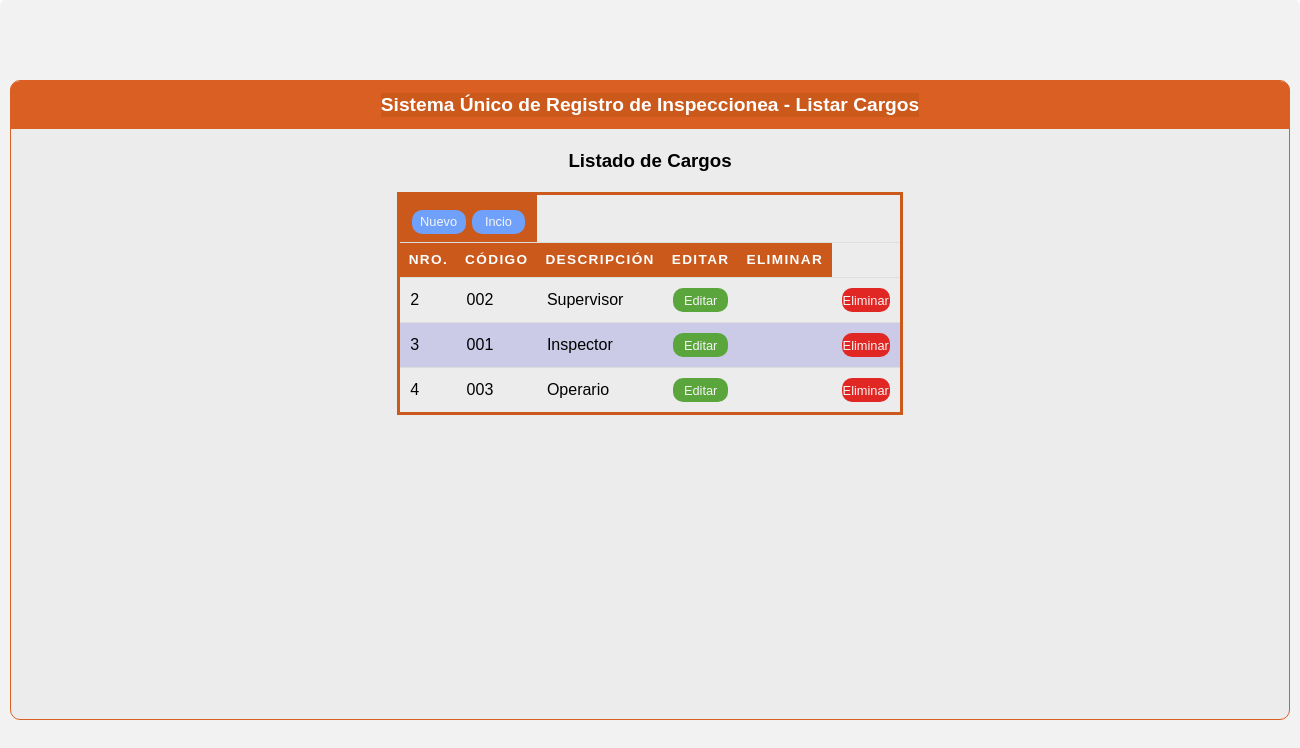
Screenshot of /vistas/cargos/cargoslist.php with the database file from the repository.
### tables this page shows
CREATE TABLE `cargos` (
  `car_id` int(11) NOT NULL,
  `car_codigo` varchar(5) NOT NULL,
  `car_descripcion` varchar(30) NOT NULL
);

### controlador/CargoController.php (called while the page is built, shortened)
<?php
require_once('../../modelo/CargoModel.php');
class CargoController {
	private $model;
	public function __construct() {
		$this->model = new CargoModel();
	}
	public function read( $car_id = '' ) {
		return $this->model->read($car_id);
	}
}

### modelo/ModelConexion.php (called while the page is built, shortened)
<?php
abstract class ModelConexion{
	private static $db_host = 'localhost';
	private static $db_user = 'root';
	private static $db_pass = '';
	private static $db_name = 'suri';
	private static $db_charset = 'utf8';
	private $conn;
	protected $query;
	protected $rows = array();
	private function db_open() {
		$this->conn = new mysqli(
			self::$db_host,
			self::$db_user,
			self::$db_pass,
			self::$db_name
		);
		$this->conn->set_charset(self::$db_charset);
	}
	protected function get_query() {
		$result = $this->conn->query($this->query);
		while( $this->rows[] = $result->fetch_assoc() );
		return array_pop($this->rows);
	}
}
?>

### modelo/CargoModel.php (called while the page is built, shortened)
<?php
require_once('ModelConexion.php');
class CargoModel extends ModelConexion {
	public function read( $car_id = '' ) {
		$this->query = ($car_id != '')
			?"SELECT * FROM cargos WHERE car_id = $car_id"
			:"SELECT * FROM cargos";
		$this->get_query();
		$data = array();
		foreach ($this->rows as $key => $value) {
			array_push($data, $value);
		}
		return $data;
	}
}

### vistas/cargos/cargoslist.php (the view, shortened to what this page needs)
<?php
require_once('../../controlador/CargoController.php');
$cargos_controller = new CargoController();
$cargos = $cargos_controller->read();
?>
<!DOCTYPE html>
<html lang="en">
<head>
  <link rel="stylesheet" href="../../public/estilos.css">
</head>
<body>
  <div class="container">
    <section class="box_form">
      <tr>
        <div class="header_form">
          <h2 align="center">Sistema Único de Registro de Inspeccionea - Listar Cargos</h2>
        </div>
        <table class=" table">
          <div>
            <br>
            <h3>Listado de Cargos</h3>
            <br>
            <div class="body_form">
              <thead">
                <tr>
                  <th colspan="2">
                    <form method="POST" action="../cargos/cargos.php">
                      <div class="row" align="center">
                        <div class="col-input">
                          <input class="btn_add" align="center" type="submit"   value="Nuevo">
                        </div>
                      </div>
                    </form>
                    <form method="post" action="../../menu/menu.php">
                      <div class="row" align="center">
                        <div class="col-input">
                          <input class="btn_add" align="center" type="submit"   value="Incio">
                        </div>
                      </div>
                    </form>
                </tr>
                  <th scope="col">Nro.</th>
                  <th scope="col">Código</th>
                  <th scope="col">Descripción</th>
                  <th scope="col">Editar</th>
                  <th scope="col">Eliminar</th>
            </div>
          </div>
          <tbody>
            <?php
              for ($n=0; $n < count($cargos); $n++) { ?>
                  <tr>
                    <td class="center "><?php echo $cargos[$n]['car_id']; ?></td>
                    <td class="center "><?php echo $cargos[$n]['car_codigo']; ?></td>
                    <td class="center "><?php echo $cargos[$n]['car_descripcion']; ?></td>
                    <td class="center ">
                      <form method="POST" action="../cargos/cargoedit.php">
                        <input class="btn_edit" type="submit" value="Editar">
                      </form>
                    </td>
                    <td>
                      <td class="center">
                      <form method="POST" action="../cargos/elimcargo.php">
                        <input class="btn_del" type="submit" value="Eliminar" >
                      </form>
                    </td>
                    </td>
                  </tr>
                <?php
                }
                ?>
          </tbody>
        </table>
      </div>
</body>
</html>

### public/estilos.css (style rules this page uses)
* { padding: 0; margin: 0; box-sizing: border-box; font-family: sans-serif; }
.container { width: 100%; height: 100vh; margin: auto; display: flex; justify-content: center; align-items: center; flex-direction: column; background-color: #f2f2f2; flex-wrap: wrap; border-radius: 5px; padding: 10px; }
.box_form { width: 80rem; height: 40rem; display: flex; flex-direction: column; align-items: center; background-color: rgb(236, 236, 236); border-radius: 10px; border: 1px solid #d95f22; }
.header_form { position: relative; width: 80rem; height: 3rem; display: flex; justify-content: center; align-items: center; color: #f5f5f5; font-size: .8rem; background-color: #d95f22; border-top-left-radius: 10px; border-top-right-radius: 10px; padding: auto; }
.col-input { float: left; width: 50%; margin-top: 6px; }
body { font-family: "Open Sans", sans-serif; line-height: 1.25; }
h2 { text-align: center; background-color: #cb591c; color: white; }
.table { width: max-content; }
table { border: 3px solid #cb591c; border-collapse: collapse; table-layout: fixed; width: 100%; }
table tr { border: 1px solid #ddd; padding: .35em; }
table tr:nth-child(even) { background: rgb(203, 203, 232); }
table th, table td { padding: .625em; text-align: left; }
table th { background: #cb591c; color: #fff; font-size: .85em; letter-spacing: .1em; text-transform: uppercase; }
table td { white-space: nowrap; overflow: hidden; text-overflow: ellipsis; }
.btn_add { width: 90%; height: 1.5rem; display: flex; justify-content: center; align-items: center; flex-direction: column; font-size: 1rem; font-size: .8rem; border: 1px solid #52525200; border-radius: 10px; margin-top: 1 rem; background-color: #6FA0FA; color: #f5f5f5; }
.btn_edit { width: 100%; height: 1.5rem; display: flex; justify-content: center; align-items: center; flex-direction: column; font-size: 1rem; font-size: .8rem; border: 1px solid #52525200; border-radius: 10px; margin-top: 0 rem; background-color: #5BA53D; color: #f5f5f5; }
.btn_del { width: 100%; height: 1.5rem; display: flex; justify-content: center; align-items: center; flex-direction: column; font-size: 1rem; font-size: .8rem; border: 1px solid #52525200; border-radius: 10px; margin-top: 0 rem; background-color: #E12724; color: #f5f5f5; }
.body_form { position: absolute; }

### rows the page displays
cargos: car_id "2", car_codigo "002", car_descripcion "Supervisor"
cargos: car_id "3", car_codigo "001", car_descripcion "Inspector"
cargos: car_id "4", car_codigo "003", car_descripcion "Operario"
